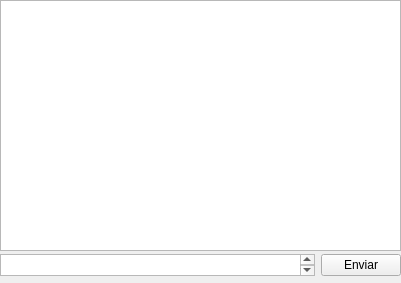
<?xml version="1.0" encoding="UTF-8"?>
<ui version="4.0">
 <class>chatWidget</class>
 <widget class="QWidget" name="chatWidget">
  <property name="geometry">
   <rect>
    <x>0</x>
    <y>0</y>
    <width>401</width>
    <height>283</height>
   </rect>
  </property>
  <property name="windowTitle">
   <string>DCChat</string>
  </property>
  <widget class="QWidget" name="horizontalLayoutWidget">
   <property name="geometry">
    <rect>
     <x>0</x>
     <y>0</y>
     <width>401</width>
     <height>251</height>
    </rect>
   </property>
   <layout class="QHBoxLayout" name="horizontalLayout">
    <item>
     <widget class="QTextEdit" name="displayWidget">
      <property name="enabled">
       <bool>true</bool>
      </property>
      <property name="html">
       <string>&lt;!DOCTYPE HTML PUBLIC &quot;-//W3C//DTD HTML 4.0//EN&quot; &quot;http://www.w3.org/TR/REC-html40/strict.dtd&quot;&gt;
&lt;html&gt;&lt;head&gt;&lt;meta name=&quot;qrichtext&quot; content=&quot;1&quot; /&gt;&lt;style type=&quot;text/css&quot;&gt;
p, li { white-space: pre-wrap; }
&lt;/style&gt;&lt;/head&gt;&lt;body style=&quot; font-family:'MS Shell Dlg 2'; font-size:7.8pt; font-weight:400; font-style:normal;&quot;&gt;
&lt;p style=&quot;-qt-paragraph-type:empty; margin-top:0px; margin-bottom:0px; margin-left:0px; margin-right:0px; -qt-block-indent:0; text-indent:0px;&quot;&gt;&lt;br /&gt;&lt;/p&gt;&lt;/body&gt;&lt;/html&gt;</string>
      </property>
     </widget>
    </item>
   </layout>
  </widget>
  <widget class="QWidget" name="horizontalLayoutWidget_2">
   <property name="geometry">
    <rect>
     <x>0</x>
     <y>250</y>
     <width>401</width>
     <height>31</height>
    </rect>
   </property>
   <layout class="QHBoxLayout" name="horizontalLayout_2">
    <item>
     <widget class="QTextEdit" name="userInputWidget">
      <property name="enabled">
       <bool>true</bool>
      </property>
      <property name="sizePolicy">
       <sizepolicy hsizetype="Expanding" vsizetype="Minimum">
        <horstretch>0</horstretch>
        <verstretch>22</verstretch>
       </sizepolicy>
      </property>
      <property name="minimumSize">
       <size>
        <width>0</width>
        <height>22</height>
       </size>
      </property>
      <property name="maximumSize">
       <size>
        <width>16777215</width>
        <height>22</height>
       </size>
      </property>
     </widget>
    </item>
    <item>
     <widget class="QPushButton" name="sendButton">
      <property name="text">
       <string>Enviar</string>
      </property>
     </widget>
    </item>
   </layout>
  </widget>
 </widget>
 <resources/>
 <connections/>
</ui>
